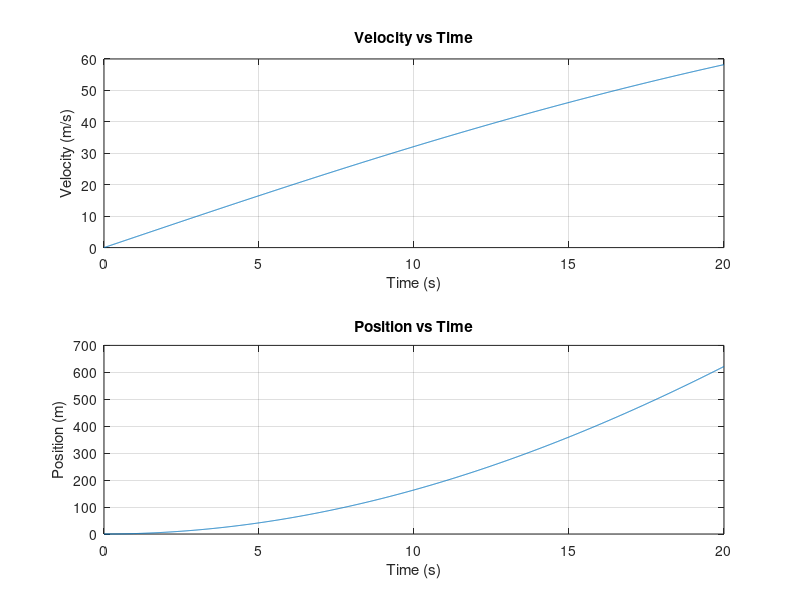

Write MATLAB code to recreate this figure.
% Vehicle Dynamics Simulation

% Parameters
mass = 1200; % mass of the vehicle in kg
drag_coefficient = 0.3; % drag coefficient (dimensionless)
frontal_area = 2.2; % frontal area in m^2
air_density = 1.225; % air density in kg/m^3
engine_force = 4000; % engine force in N
time_step = 0.01; % time step for simulation in seconds
total_time = 20; % total simulation time in seconds

% Initialize variables
time = 0:time_step:total_time; % time vector
velocity = zeros(size(time)); % initialize velocity vector
position = zeros(size(time)); % initialize position vector

% Check that initial parameters are valid
if engine_force <= 0
    error('Engine force must be positive.');
end

% Simulation loop
for i = 1:length(time)-1
    % Calculate drag force
    drag_force = 0.5 * drag_coefficient * frontal_area * air_density * (velocity(i)^2);
    
    % Calculate net force
    net_force = engine_force - drag_force;
    
    % Calculate acceleration
    acceleration = net_force / mass;
    
    % Update velocity and position using Euler integration
    velocity(i+1) = velocity(i) + acceleration * time_step;
    position(i+1) = position(i) + velocity(i) * time_step;
end

% Plot results
figure;

% Plot velocity over time
subplot(2, 1, 1);
plot(time, velocity);
title('Velocity vs Time');
xlabel('Time (s)');
ylabel('Velocity (m/s)');
grid on;

% Plot position over time
subplot(2, 1, 2);
plot(time, position);
title('Position vs Time');
xlabel('Time (s)');
ylabel('Position (m)');
grid on;

% Display final results
fprintf('Final Velocity: %.2f m/s\n', velocity(end));
fprintf('Total Distance Traveled: %.2f m\n', position(end));
